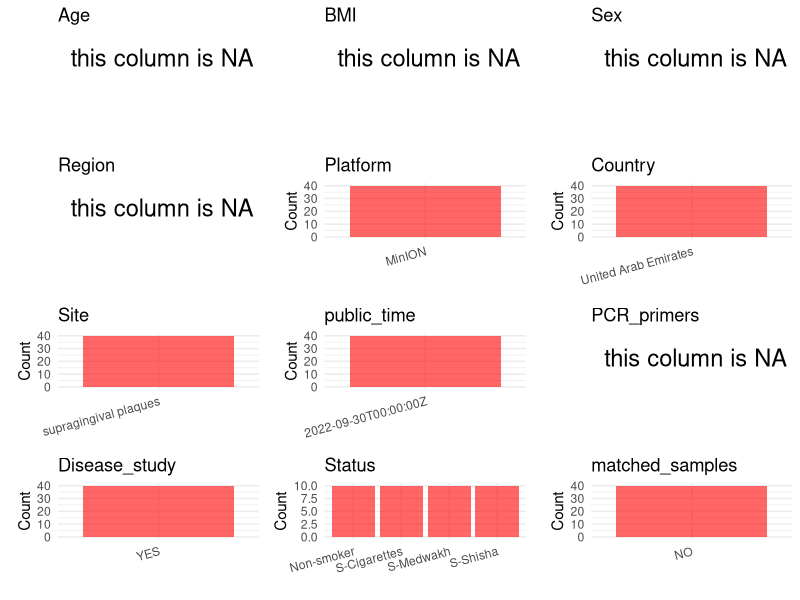

The R source for this figure: (Note: this script raises an error after producing the figure.)
## ---- chunk 1
# Load necessary libraries
library(dplyr)
library(ggplot2)
library(cowplot)
library(stringr)

# Set working directory (update this path to your local directory)
setwd("/home/hby/oral_project/PRJNA752710")

# Read the initial metadata files
initial_meta <- read.csv("SraRunTable.csv", header = T)

# Combine the two metadata files
# meta <- rbind(initial_meta, initial_meta1)

# Remove entries non-oral samples
# initial_meta <- subset(initial_meta,isolate %in% c("saliva","tongue coat"))

# Check the number of samples containing "HT" in Sample.Name (e.g., healthy controls)
# nrow(subset(meta, grepl("HT", Sample.Name)))

# Display the first few rows of the metadata
head(initial_meta)
## ---- chunk 2
# Create a uniform metadata dataframe
metadata <- data.frame(
  BioProject = initial_meta$BioProject,
  Run = initial_meta$Run,
  sample_name = initial_meta$Sample_Name,
  Platform = initial_meta$Instrument,
  Country = initial_meta$geo_loc_name_country,
  public_time = initial_meta$ReleaseDate,
  Status = initial_meta$smoking,
  BMI = NA,
  stringsAsFactors = FALSE,
  Sex = NA,
  Age = NA,
  PCR_primers = NA,
  Region = NA
)
## ---- chunk 3
# Add information obtained from the publication
metadata$Site <- "supragingival plaques"
metadata$title <- "Supragingival microbiome alternations as a consequence of smoking different tobacco types and its relation to dental caries"
metadata$Disease_study <- "YES"
metadata$matched_samples <- "NO"
## ---- chunk 4
# Check the number of unique runs and sample names
print(paste("Number of unique runs:", length(unique(metadata$Run))))
print(paste("Number of unique sample names:", length(unique(metadata$sample_name))))
## ---- chunk 5
# Select columns for visualization
plot_data <- metadata %>%
  select(-BioProject, -Run, -sample_name, -title)

# Function to create simple plots for each column
create_simple_plots <- function(data) {
  plots <- list()

  for (col in colnames(data)) {
    # Check if the column is all NA
    if (all(is.na(data[[col]]))) {
      # Create an empty plot with text indicating all NA
      p <- ggplot() +
        annotate("text", x = 0.5, y = 0.5, label = "this column is NA", size = 6) +
        labs(title = col) +
        theme_void()
    } else if (is.numeric(data[[col]])) {
      # Numeric variable: histogram
      p <- ggplot(data, aes(x = .data[[col]])) +
        geom_histogram(fill = "blue", alpha = 0.6, bins = 20, na.rm = TRUE) +
        labs(title = col) +
        theme_minimal()
    } else {
      # Categorical variable: bar plot (remove NA values)
      count_data <- as.data.frame(table(data[[col]], useNA = "ifany"))
      p <- ggplot(count_data, aes(x = reorder(Var1, -Freq), y = Freq)) +
        geom_col(fill = "red", alpha = 0.6) +
        labs(title = col, x = NULL, y = "Count") +
        theme_minimal() +
        theme(axis.text.x = element_text(angle = 15, hjust = 1))
    }
    plots[[col]] <- p
  }

  return(plots)
}

# Generate and arrange plots
plots <- create_simple_plots(plot_data)
p <- plot_grid(plots$Age,
  plots$BMI,
  plots$Sex,
  plots$Region,
  plots$Platform,
  plots$Country,
  plots$Site,
  plots$public_time,
  plots$PCR_primers,
  plots$Disease_study,
  plots$Status,
  plots$matched_samples, # add
  ncol = 3, align = "hv", axis = "lb"
)
ggsave("Metadata_Summary.png", plot = p, width = 8, height = 6, dpi = 150)
## ---- chunk 6
knitr::include_graphics("Metadata_Summary.png")
## ---- chunk 7
# Reorder columns to match the desired format
metadata <- metadata[, c(
  "BioProject", "Run", "sample_name", "Age", "BMI", "Sex",
  "Region", "Platform", "Country", "Site", "public_time",
  "PCR_primers", "title", "Disease_study", "Status", "matched_samples"
)]

# Export the uniform metadata to a CSV file
write.csv(metadata, file = "metadata.csv", quote = FALSE)
head(metadata)
